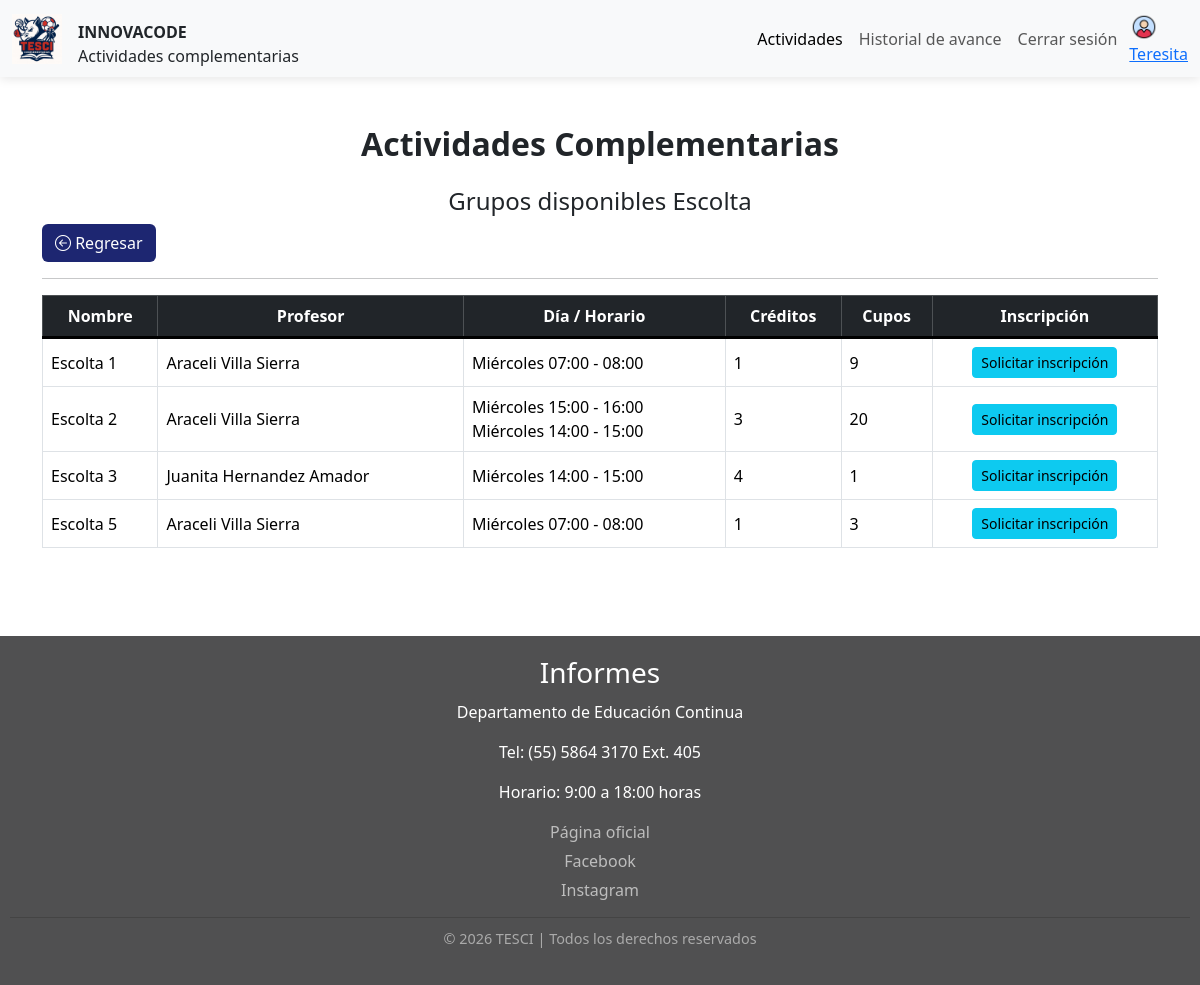
Page /inovacode/alumno/grupos-disponibles.php?ID=29&nombre=Escolta (signed in) on the committed database.
### tables this page shows
CREATE TABLE `grupos` (
  `id_grupo` int(11) NOT NULL,
  `id_complementaria` int(11) NOT NULL,
  `nombre` varchar(255) NOT NULL,
  `cupos_disponibles` int(11) NOT NULL,
  `creditos` int(11) NOT NULL,
  `id_profesor` int(11) DEFAULT NULL,
  `id_periodo` int(11) NOT NULL,
  `id_estado` int(11) NOT NULL
);

### inovacode/php/crud-grupos/ver-grupos.php (called while the page is built, shortened)
<?php
function consultar_grupos($id_complementaria)
{
    $C = conectar();
    $id=$id_complementaria;
    $consulta = "
        SELECT
            grupos.id_grupo AS id_grupo,
            grupos.nombre AS nombre_grupo,
            profesores.id_profesor,
            profesores.nombre AS nombre_profesor,
            profesores.apellido_paterno,
            profesores.apellido_materno,
            grupos.cupos_disponibles,
            grupos.creditos,
            dia.dia,
            horarios.id_horario,
            horarios.hora_inicio,
            horarios.hora_fin,
            periodo.id_periodo,
            periodo.periodo
        FROM grupos
        LEFT JOIN profesores
            ON grupos.id_profesor = profesores.id_profesor
        LEFT JOIN periodo
        	ON grupos.id_periodo =periodo.id_periodo
        LEFT JOIN horarios
            ON grupos.id_grupo = horarios.id_grupo
        LEFT JOIN dia
            ON horarios.id_dia = dia.id_dia
        WHERE id_complementaria = $id
        ORDER BY grupos.id_grupo
    ";
    $res = $C->query($consulta);
    return $res;
}

### inovacode/alumno/grupos-disponibles.php (the view, shortened to what this page needs)
<?php
$usuario = $_SESSION['usuario'];
$nombre = $_SESSION['nombre'];
?>
<!DOCTYPE html>
<html lang="en">
<head>
    <link href="https://cdn.jsdelivr.net/npm/bootstrap@5.3.8/dist/css/bootstrap.min.css" rel="stylesheet"
>
    <link rel="stylesheet" href="https://cdn.jsdelivr.net/npm/bootstrap-icons@1.13.1/font/bootstrap-icons.min.css">
    <link rel="stylesheet" href="../css/estilos.css">
</head>
<body>
    <nav class="navbar navbar-expand-lg bg-body-tertiary ">
        <div class="container-fluid">
            <a class="navbar-brand">
                <img src="../img/logo.jpeg" alt="Logo" width="50" height="50"
                    class="d-inline-block align-text-top">
                <div class="d-flex flex-column me-auto">
                    <a href="#" class="text-decoration-none text-dark fw-bold">INNOVACODE</a> Actividades complementarias
                </div>
            </a>
            <div class="collapse navbar-collapse " id="navbarNav">
                <ul class="navbar-nav ms-auto me-1 ">
                    <li class="nav-item">
                        <a class="nav-link active" aria-current="page" href="menu-alumno.php">Actividades</a>
                    </li>
                    <li class="nav-item">
                        <a class="nav-link" href="historial-avance.php">Historial de avance</a>
                    </li>
                    <li class="nav-item">
                        <a class="nav-link" href="../php/login/cerrar-sesion.php">Cerrar sesión</a>
                    </li>
                </ul>
                <a class=" d-flex flex-column p-0 " aria-disabled="true">
                    <img src="../img/perfil.png" alt="Logo" width="30" height="30"
                        class="d-inline-block align-text-end d-none d-md-block">
                    <span> <?php echo $nombre ?></span></a>
            </div>
        </div>
    </nav>
    <div class="container mt-5">
        <h2 class="text-center mb-4 fw-bold">Actividades Complementarias</h2>
        <?php
        require("../php/crud-grupos/ver-grupos.php");
        $id_complementaria = $_GET['ID'];
        $nombre_complementaria = $_GET['nombre'];
        ?>
        <div class="text-center mt-0">
            <h4>Grupos disponibles <?php echo $nombre_complementaria; ?></h4>
        </div>
        <a href="menu-alumno.php" class="btn btn-custom"><i class="bi bi-arrow-left-circle"></i> Regresar</a>
        <hr>
        <div>
            <?php
            $resultado = consultar_grupos($id_complementaria);
            $grupos = [];
            while ($fila = $resultado->fetch_assoc()) {
                $id = $fila['id_grupo'];
                if (!isset($grupos[$id])) {
                    $grupos[$id] = [
                        'id_grupo' => $fila['id_grupo'],
                        'nombre_grupo' => $fila['nombre_grupo'],
                        'profesor' => $fila['nombre_profesor'] . ' ' .
                            $fila['apellido_paterno'] . ' ' .
                            $fila['apellido_materno'],
                        'cupos' => $fila['cupos_disponibles'],
                        'creditos' => $fila['creditos'],
                        'horarios' => []
                    ];
                }
                $grupos[$id]['horarios'][] =
                    $fila['dia'] . ' ' .
                    $fila['hora_inicio'] . ' - ' .
                    $fila['hora_fin'];
            }
            ?>
            <table class="table table-bordered mt-3">
                <thead class="table-dark">
                    <tr>
                        <th>Nombre</th>
                        <th>Profesor</th>
                        <th>Día / Horario</th>
                        <th>Créditos</th>
                        <th>Cupos</th>
                        <th>Inscripción</th>
                    </tr>
                </thead>
                <tbody>
                    <?php foreach ($grupos as $g) { ?>
                        <tr>
                            <td><?= $g['nombre_grupo']; ?></td>
                            <td><?= $g['profesor']; ?></td>
                            <td>
                                <?php foreach ($g['horarios'] as $h) { ?>
                                    <?= $h ?><br>
                                <?php } ?>
                            </td>
                            <td><?= $g['creditos']; ?></td>
                            <td><?= $g['cupos']; ?></td>
                            <td class="text-center">
                                <?php
                                if ($g['cupos'] <= 0) { ?>
                                    <a href="#" class="btn btn-secondary btn-sm disabled">Grupo cerrado</a>
                                <?php } elseif ($g['cupos'] > 0) {
                                ?>
                                    <a href="../php/grupo-alumno/solicitar-inscripcion.php?control=<?php echo $usuario ?>&ID=<?php echo $_GET['ID'] ?>&nombre=<?php echo $_GET['nombre'] ?>&id_grupo=<?php echo $g['id_grupo'] ?>" id="btnInscripcion" class="btn btn-info btn-sm">Solicitar inscripción</a>
                                <?php  } ?>
                            </td>
                        </tr>
                    <?php } ?>
                </tbody>
            </table>
        </div>
    </div>
    <br><br><br>
    <footer class="footer mt-auto">
        <div class="footer-content">
            <h3>Informes</h3>
            <p>Departamento de Educación Continua</p>
            <p>Tel: (55) 5864 3170 Ext. 405</p>
            <p>Horario: 9:00 a 18:00 horas</p>
            <div class="footer-links mt-3">
                <a href="https://tesci.edomex.gob.mx/actividades_complementarias" target="_blank">
                    <i class="fa-solid fa-globe"></i> Página oficial
                </a>
                <a href="https://www.facebook.com/share/1F2RGeKUMw/" target="_blank">
                    <i class="fa-brands fa-facebook"></i> Facebook
                </a>
                <a href="https://www.instagram.com/comunidad.tesci?igsh=ZGtna2drbmMzNGx2" target="_blank">
                    <i class="fa-brands fa-instagram"></i> Instagram
                </a>
            </div>
        </div>
        <div class="footer-bottom">
            <p>&copy; 2026 TESCI | Todos los derechos reservados</p>
        </div>
    </footer>
</body>
</html>

### inovacode/css/estilos.css (style rules this page uses)
.navbar { box-shadow: 0 2px 10px rgba(0, 0, 0, 0.1); }
.footer { background-color: #505051; color: white; text-align: center; padding: 20px 10px; margin-top: 50px; }
.footer h3 { margin-bottom: 10px; }
.footer-links a { display: block; color: #bdbdbd; text-decoration: none; margin: 5px 0; transition: color 0.3s; }
.footer-bottom { border-top: 1px solid #444; margin-top: 15px; padding-top: 10px; font-size: 0.9em; color: #aaa; }
.btn-custom { background-color: #1d2671; color: white; transition: 0.3s; }
.table thead th { border-bottom: 3px solid #000; text-align: center; }
.table tbody td { vertical-align: middle; }

### rows in the picture
grupos: nombre "Escolta 1", profesor "Araceli Villa Sierra", h "Miércoles 07:00 - 08:00", creditos "1", cupos_disponibles "9"
grupos: nombre "Escolta 3", profesor "Juanita Hernandez Amador", h "Miércoles 14:00 - 15:00", creditos "4", cupos_disponibles "1"
grupos: nombre "Escolta 5", profesor "Araceli Villa Sierra", h "Miércoles 07:00 - 08:00", creditos "1", cupos_disponibles "3"

### other values in the picture
$nombre "Teresita"
$nombre_complementaria "Escolta"
$g['nombre_grupo'] "Escolta 2"
$g['profesor'] "Araceli Villa Sierra"
$h "Miércoles 15:00 - 16:00"
$h "Miércoles 14:00 - 15:00"
$g['creditos'] "3"
$g['cupos'] "20"
